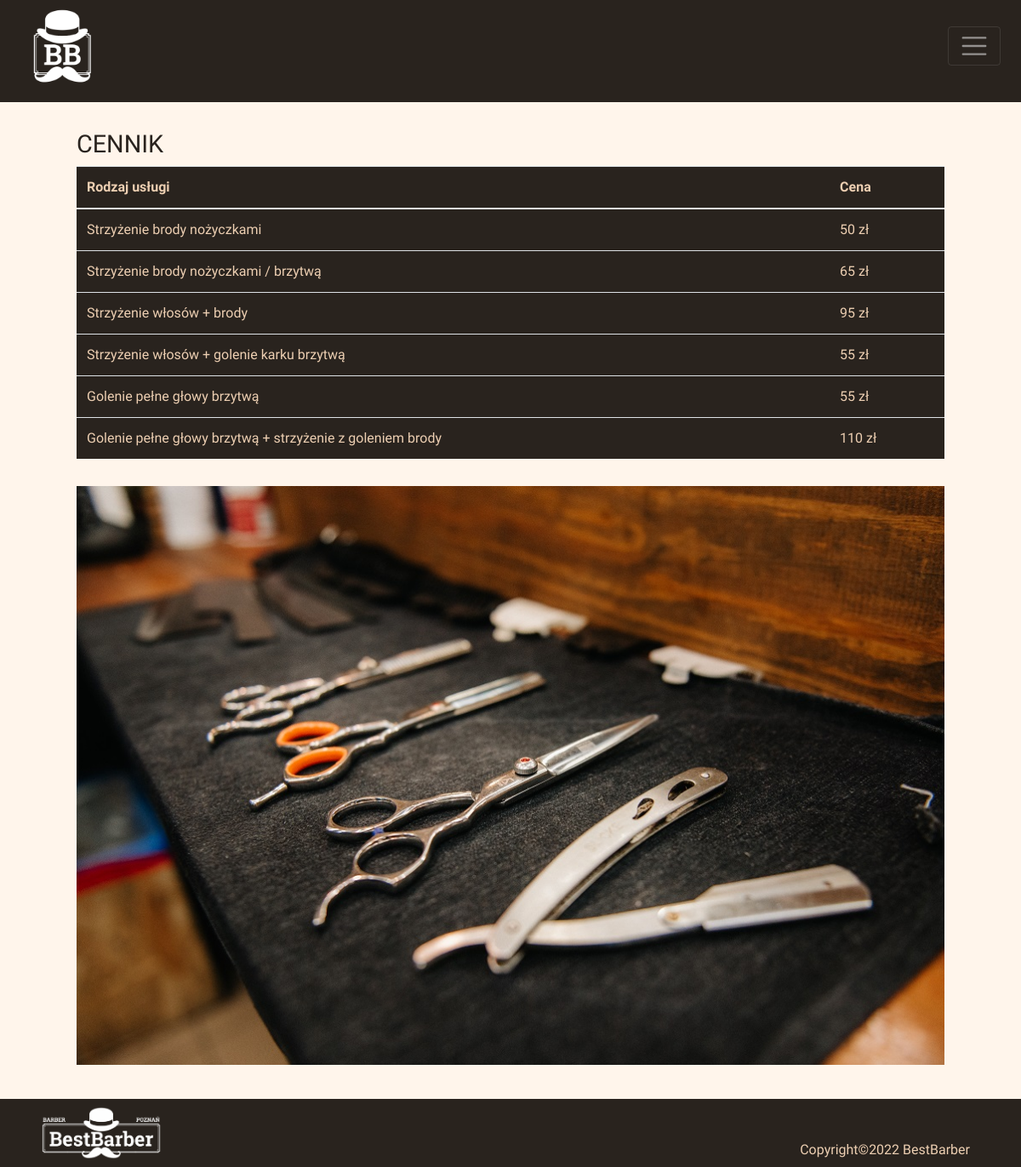
The page /view/price/add.php on the database its author committed.
### tables this page shows
CREATE TABLE `services` (
  `id` int(11) NOT NULL,
  `description` text NOT NULL,
  `price` int(11) NOT NULL
);

### view/price/add.php (called while the page is built, shortened)
<?php
require('index.php');
if (!isset($_SESSION['ADMIN']))
    {
        exit();
    }
?>

### scripts/price/index.php (called while the page is built, shortened)
<?php
    require_once("../../scripts/database-context/connectdb.php");
    $connection = new mysqli($host, $db_user, $db_password, $db_name);
    mysqli_set_charset($connection, "utf8mb4");
    $sql = "SELECT * FROM services";
    $result = $connection->query($sql);
?>

### view/price/index.php (the view, shortened to what this page needs)
<?php
require('../../scripts/price/index.php');
?>
<!DOCTYPE html>
<html lang="pl">
<head>
    <link rel="stylesheet" href="../../styles/app.css">
    <link rel="stylesheet" href="https://cdn.jsdelivr.net/npm/bootstrap@4.3.1/dist/css/bootstrap.min.css">
</head>
<body>
    <div class="menu__top__mobile">
        <div class="menu__container">
            <a href="../home/index.php"><img class="logo" src="../../img/logo2biel.png" alt="BestBarber logo barber Poznań"></a>
            <nav class="navbar navbar-dark m-4">
                <button class="navbar-toggler" type="button" data-toggle="collapse" data-target="#navbarToggleExternalContent" aria-controls="navbarToggleExternalContent" aria-expanded="false" aria-label="Toggle navigation">
                    <span class="navbar-toggler-icon"></span>
                </button>
            </nav>
        </div>
    </div>
    <div class="subpage__content">
        <div class="content__frame">
            <h1 class="header">
                CENNIK
            </h1>
            <div class="holder">
                <div class="half__side">
                    <table class="table">
                        <thead>
                            <tr>
                                <th>Rodzaj usługi</th>
                                <th>Cena</th>
                            </tr>
                        </thead>
                        <tbody>
                            <?php
                            while ($row = $result->fetch_assoc()) { ?>
                                <tr>
                                    <td><?php echo $row['description']; ?></td>
                                    <td><?php echo $row['price'] . '&nbsp;zł'; ?></td>
                                    <?php } ?>
                                </tr>
                        </tbody>
                    </table>
                </div>
                <div class="half__side">
                    <img class="price" src="../../img/priceList.png" alt="Zdjęcie narzędzi barbera">
                </div>
            </div>
        </div>
    </div>
    <div class="footer">
        <img class="logo__footer" src="../../img/logo1biel.png" alt="BestBarber logo barber Poznań">
        <div class="footer__text">
            Copyright©2022 BestBarber
        </div>
    </div>
</body>
</html>

### styles/app.css (style rules this page uses)
html { scroll-behavior: smooth; font-size: 16px; }
* { box-sizing: border-box; padding: 0px; margin: 0px; color: #edcfb2; background-color: #29231e; font-family: 'Roboto Condensed', sans-serif; font-size: 1.5rem; }
body { padding: 0px; margin: 0px; }
a:link { text-decoration: none; color: #edcfb2; }
@media screen and (min-width: 300px) { .menu__top__mobile { min-height: 15vh; width: 100%; display: flex; align-items: center; flex-wrap:wrap; padding: 0px; margin: 0px; } }
@media screen and (min-width: 300px) { .menu__container { display: flex; justify-content: space-between; align-items: center; width: 100vw; height: auto; padding: 0px; margin: 0px; } }
.navbar { margin: 0px !important; padding: 0px !important; }
.logo { padding-left: 2vw; padding-right: 2vw; height: 12vh; }
.logo__footer { height: 100%; padding-top: 1vh; padding-bottom: 1vh; padding-left: 4vw; }
.footer { display: flex; flex-wrap: nowrap; height: 10vh; width: 100%; justify-content:space-between; align-content: flex-start; align-items: flex-end; }
.footer__text { display: flex; font-size: 1rem; padding-right: 5vw; padding-bottom: 1vh; }
@media screen and (min-width: 300px) { .subpage__content { display: flex; justify-content: center; align-content: center; width: 100%; min-height: 75vh; height: auto; background-color: #fff5eb; font-size: calc(14px + 6 * ((100vw - 320px) / 680)); } }
@media screen and (min-width: 300px) { .content__frame { margin: 2vw; width: 85vw; height: auto; background-color: inherit; } }
@media screen and (min-width: 300px) { .header { margin-top: 1vh; background-color: inherit; background-color: #fff5eb; color: #29231e; font-size: 1.8rem; } }
@media screen and (min-width: 300px) { .holder { background-color: inherit; display: flex; flex-wrap: wrap; width: 100%; } }
@media screen and (min-width: 300px) { .half__side { background-color: inherit; width: 100%; height: auto; } }
@media screen and (min-width: 300px) { .price { width: 100%; height: auto; background-color: #c2a991; margin-bottom: 1rem; margin-top: 1rem; } }
@media screen and (min-width: 300px) { td,th { font-size: 1rem !important; } }
@media screen and (min-width: 300px) { .table { font-size: 0.6rem !important; width: 80vw; height: auto; } }

### rows shown on the page
services: description "Strzyżenie brody nożyczkami", price "50"
services: description "Strzyżenie brody nożyczkami / brzytwą", price "65"
services: description "Strzyżenie włosów + brody", price "95"
services: description "Strzyżenie włosów + golenie karku brzytwą", price "55"
services: description "Golenie pełne głowy brzytwą", price "55"
services: description "Golenie pełne głowy brzytwą + strzyżenie z goleniem brody", price "110"
